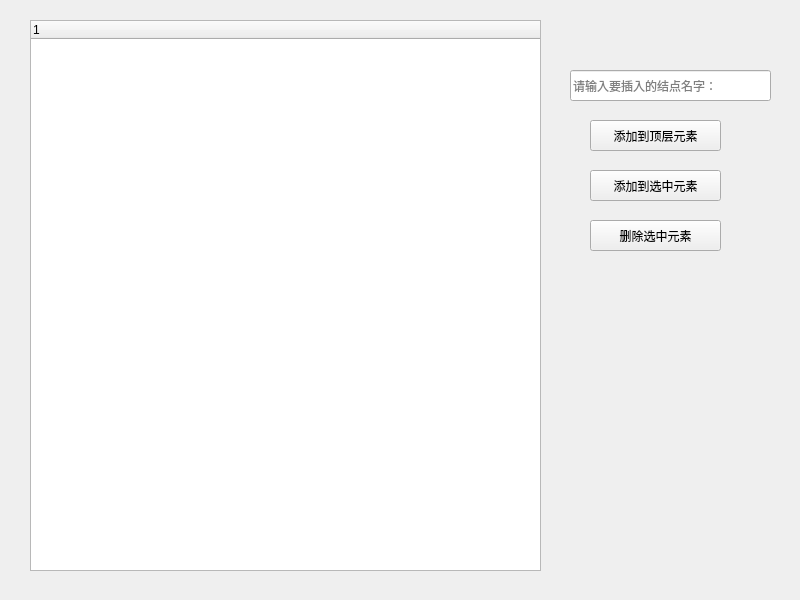
<?xml version="1.0" encoding="UTF-8"?>
<ui version="4.0">
 <class>Widget</class>
 <widget class="QWidget" name="Widget">
  <property name="geometry">
   <rect>
    <x>0</x>
    <y>0</y>
    <width>800</width>
    <height>600</height>
   </rect>
  </property>
  <property name="windowTitle">
   <string>Widget</string>
  </property>
  <widget class="QTreeWidget" name="treeWidget">
   <property name="geometry">
    <rect>
     <x>30</x>
     <y>20</y>
     <width>511</width>
     <height>551</height>
    </rect>
   </property>
   <column>
    <property name="text">
     <string notr="true">1</string>
    </property>
   </column>
  </widget>
  <widget class="QLineEdit" name="lineEdit">
   <property name="geometry">
    <rect>
     <x>570</x>
     <y>70</y>
     <width>201</width>
     <height>31</height>
    </rect>
   </property>
   <property name="placeholderText">
    <string>请输入要插入的结点名字：</string>
   </property>
  </widget>
  <widget class="QPushButton" name="pushButton_insertTopLevelItem">
   <property name="geometry">
    <rect>
     <x>590</x>
     <y>120</y>
     <width>131</width>
     <height>31</height>
    </rect>
   </property>
   <property name="text">
    <string>添加到顶层元素</string>
   </property>
  </widget>
  <widget class="QPushButton" name="pushButton_insertItem">
   <property name="geometry">
    <rect>
     <x>590</x>
     <y>170</y>
     <width>131</width>
     <height>31</height>
    </rect>
   </property>
   <property name="text">
    <string>添加到选中元素</string>
   </property>
  </widget>
  <widget class="QPushButton" name="pushButton_deleteItem">
   <property name="geometry">
    <rect>
     <x>590</x>
     <y>220</y>
     <width>131</width>
     <height>31</height>
    </rect>
   </property>
   <property name="text">
    <string>删除选中元素</string>
   </property>
  </widget>
 </widget>
 <resources/>
 <connections/>
</ui>
